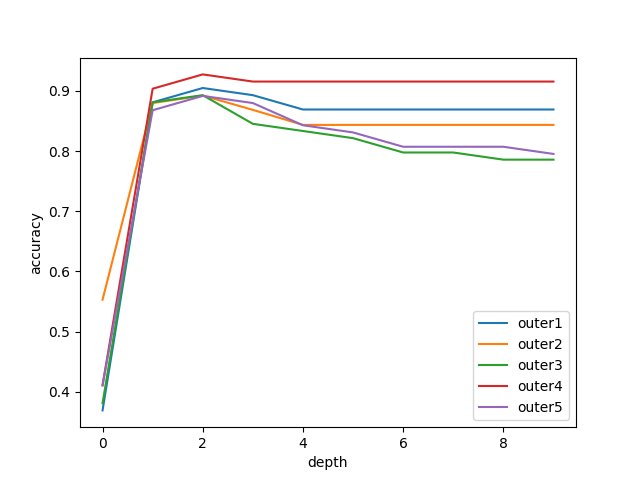

The Python source for this figure:
import pandas as pd
import numpy as np
import matplotlib.pyplot as plt
from tree.base import DecisionTree
from metrics import *

np.random.seed(42)

# Read dataset
# ...
# 
from sklearn.datasets import make_classification
X, y = make_classification(n_features=2, n_redundant=0, n_informative=2, random_state=1, n_clusters_per_class=2, class_sep=0.5)
X_data = pd.DataFrame(X)
y_data = pd.Series(y,dtype="category")
split = int(0.7 * len(X))
X_train = X_data[:split]
X_test = X_data[split:]
y_train = y_data[:split]
y_test = y_data[split:]
#print(X)
#print(X_train)
#print(y_test)
# For plotting
for criteria in ['information_gain', 'gini_index']:
    tree = DecisionTree(criterion=criteria) #Split based on Inf. Gain and gini_index
    tree.fit(X_train, y_train)
    y_train_hat = tree.predict(X_train)
    y_hat = tree.predict(X_test)
    #print(y_hat)
    tree.plot()
    print('Criteria :', criteria)
    print('----->Training Accuracy: ', accuracy(y_train_hat, y_train))
    print('----->Testing Accuracy: ', accuracy(y_hat, y_test))
    for i in set(y):
        print("Class =",i)
        print('----->Precision: ', precision(y_hat, y_test, i))
        print('----->Recall: ', recall(y_hat, y_test, i))
#import matplotlib.pyplot as plt
#plt.scatter(X[:, 0], X[:, 1], c=y)

best_acc = 0
for i in range(5):
    split_1 = int((i/5)*len(X))
    split_2 = int(((i+1)/5)*len(X))
    X = pd.concat([X_data.iloc[:split_1, :], X_data.iloc[split_2:,:]], ignore_index=True)
    X_test = X_data.iloc[split_1:split_2, :]
    y = pd.concat([y_data.iloc[:split_1], y_data.iloc[split_2:]], ignore_index=True)
    y_test = y_data.iloc[split_1:split_2]
    tree = DecisionTree(criterion="information_gain", max_depth=3)
    tree.fit(X, y)
    y_test_hat = tree.predict(X_test)
    best_acc += accuracy(y_test_hat, y_test)

print("Average accuracy for 5 fold cross-validation:", best_acc/5)


"""
Finding Optimal depth using nested cross-validation
"""

Accuracy_plot = []              # list used to plot validation accuracy

outer = 5                   #  5 fold cross-validation
inner = 4               # no. of folds in nested cross-validaton

best_acc = -1
Optimal_Depth = -1
for i in range(outer):
    split_1 = int((i/outer)*len(X))
    split_2 = int(((i+1)/outer)*len(X))
    X = pd.concat([X_data.iloc[:split_1, :], X_data.iloc[split_2:,:]], ignore_index=True)
    X_test = X_data.iloc[split_1:split_2, :]
    y = pd.concat([y_data.iloc[:split_1], y_data.iloc[split_2:]], ignore_index=True)
    y_test = y_data.iloc[split_1:split_2]
    Metrics = {"accuracy": -1, "depth":-1}
    val_accuracy = []
    for depth in range(10):
        temp = 0
        for j in range(inner):
            split_1 = int((j/inner)*X.shape[0])
            split_2 = int(((j+1)/inner)*X.shape[0])
            X_val = X.iloc[split_1:split_2, :]
            X_train = pd.concat([X.iloc[:split_1, :], X.iloc[split_2:, :]],ignore_index=True)
            y_val = y.iloc[split_1:split_2]
            y_train = pd.concat([y.iloc[:split_1], y.iloc[split_2:]],ignore_index=True)
            tree = DecisionTree(criterion="information_gain", max_depth=depth)
            tree.fit(X_train, y_train)
            y_val_pred = tree.predict(X_val)
            temp += accuracy(y_val_pred, y_val)
        temp = temp/inner
        if(Metrics["accuracy"]==-1):
            Metrics["accuracy"] = temp
            Metrics["depth"] = depth
        else:
            if(temp>Metrics["accuracy"]):
                Metrics["accuracy"] = temp
                Metrics["depth"] = depth
        val_accuracy.append(temp)
    Accuracy_plot.append(val_accuracy)
    tree = DecisionTree(criterion="information_gain", max_depth=Metrics["depth"])
    tree.fit(X,y)
    y_test_hat = tree.predict(X_test)
    temp_acc = accuracy(y_test_hat, y_test)
    if(temp_acc>best_acc):
        best_acc = temp_acc
        Optimal_Depth = Metrics["depth"]
    print(f"Accuracy for outer fold {i+1}:",temp_acc, "depth:", Metrics["depth"])



print("Optimal Depth:", Optimal_Depth)               # Showing Optimal Depth for best results


# Plot results of 5 folds just for comparision of depth vs accuracy

depth_array = [[i for i in range(10)] for j in range(outer)]

fig = plt.figure()
depth_acc = plt.subplot()
for i in range(outer):
    depth_acc.plot(depth_array[i], Accuracy_plot[i],label = "outer"+str(i+1))
depth_acc.set_xlabel('depth')
depth_acc.set_ylabel('accuracy')
plt.legend()
plt.show()
